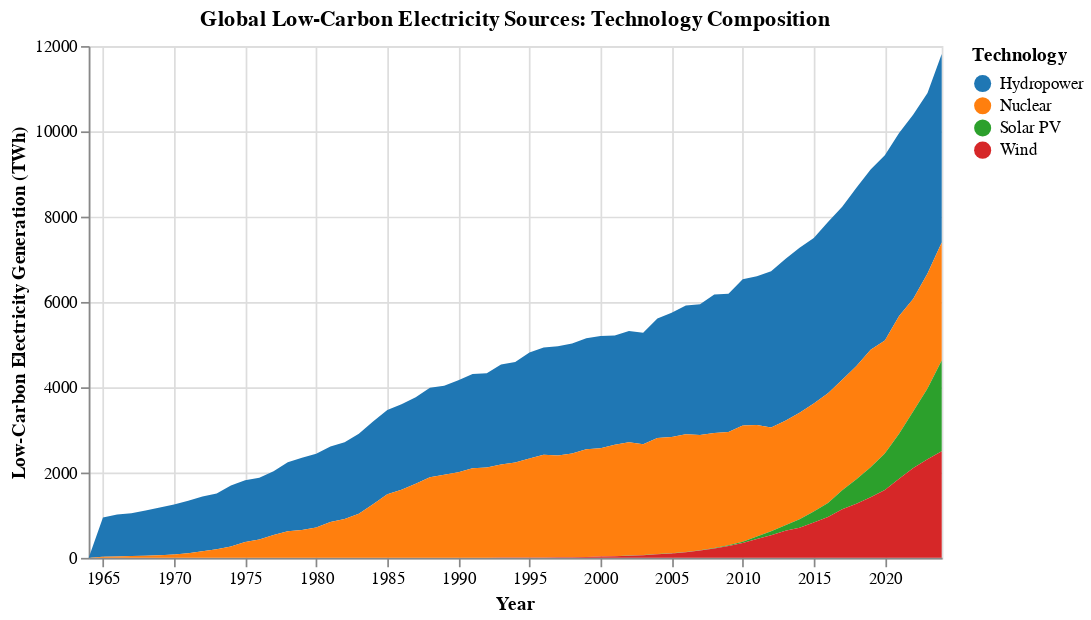

The code cell stored with this chart in its notebook:
### Markdown cell above
<div class="alert alert-info" style="color:black; padding: 15px; border-radius: 8px; background-color:#eaf4ff;">
  <h2>VIZ TASK: Low-Carbon Electricity Composition</h2>

  <p>Create a stacked area chart showing the contribution of each low-carbon technology to global electricity generation.</p>

  <p>Using the <code>world_low_carbon_long</code> dataset, create a visualization with:</p>
  <ul>
    <li>Use <code>mark_area</code> with stacking set to <code>'zero'</code></li>
    <li>Encode <code>year</code> on the <strong>x channel</strong></li>
    <li>Encode <code>generation</code> on the <strong>y channel</strong></li>
    <li>Encode <code>technology</code> on the <strong>color channel</strong></li>
    <li>Include a tooltip that shows <code>Year</code>, <code>Technology</code>, and <code>Generation (TWh)</code></li>
  </ul>

  <p><strong>Styling Specifications:</strong></p>
  <ul>
    <li><strong>Chart Properties:</strong> Width = 500px, Height = 300px, Title = "Global Low-Carbon Electricity Sources: Technology Composition"</li>
    <li><strong>Mark Styling:</strong> Default area mark with opacity set by stacking</li>
    <li><strong>X Channel:</strong> Title = "Year"</li>
    <li><strong>Y Channel:</strong> Title = "Low-Carbon Electricity Generation (TWh)", Format = ".0f"</li>
    <li><strong>Legend:</strong> Title = "Technology"</li>
    <li><strong>Color Scheme:</strong> Custom palette = <code>#1f77b4</code> (blue), <code>#ff7f0e</code> (orange), <code>#2ca02c</code> (green), <code>#d62728</code> (red)</li>
  </ul>

**Color Strategy for Low-Carbon Technologies:**
- **Hydropower**: Blue (#1f77b4) - water association
- **Nuclear**: Orange (#ff7f0e) - energy/power association
- **Solar**: Green (#2ca02c) - natural/renewable association
- **Wind**: Red (#d62728) - dynamic/movement association
</div>

### Code cell
# Stacked area with thoughtful color scheme
low_carbon_stack = alt.Chart(world_low_carbon_long).mark_area().encode(
    alt.X('year:T', title = 'Year'),
    alt.Y('generation:Q', title = "Low-Carbon Electricity Generation (TWh)", axis = alt.Axis(format = '.0f'), stack = 'zero'),
    alt.Color('technology:N', scale = alt.Scale(range = ['#1f77b4', '#ff7f0e', '#2ca02c', '#d62728']), title = 'Technology'),
    tooltip = [
        alt.Tooltip('country:N', title = 'Country'),
        alt.Tooltip('year:T', title = 'Year'),
        alt.Tooltip('generation:Q', title = 'Generation (TWh)', format = '.1f')
    ]
).properties(
    width = 500,
    height = 300,
    title = "Global Low-Carbon Electricity Sources: Technology Composition"
)
    

low_carbon_stack

### Figure 1 — Vega specification as saved in the notebook (floating-point values rounded to 4 significant figures; data arrays with more than 128 entries replaced by an {"elided": "..."} marker saying what was removed)
{"$schema": "https://vega.github.io/schema/vega/v5.json", "data": [{"name": "source_0", "values": {"elided": "244 records"}, "transform": [{"type": "formula", "expr": "toDate(datum['year'])", "as": "year"}]}, {"name": "source_0_color_domain_technology", "values": [{"technology": "Hydropower"}, {"technology": "Nuclear"}, {"technology": "Solar PV"}, {"technology": "Wind"}]}], "marks": [{"type": "group", "name": "pathgroup", "from": {"facet": {"data": "source_0", "name": "faceted_path_main", "groupby": ["technology"]}}, "encode": {"update": {"width": {"field": {"signal": null, "datum": null, "group": "width", "parent": null}}, "height": {"field": {"signal": null, "datum": null, "group": "height", "parent": null}}}}, "marks": [{"type": "area", "name": "marks", "from": {"data": "faceted_path_main"}, "sort": {"field": "x"}, "encode": {"update": {"y2": {"field": "generation_start", "scale": "y"}, "tooltip": {"signal": "{\"Country\": isValid(datum[\"country\"]) ? datum[\"country\"] : \"\"+datum[\"country\"], \"Year\": timeFormat(datum[\"year\"], '%b %d, %Y'), \"Generation (TWh)\": format(datum[\"generation\"], \".1f\")}"}, "x": {"field": "year", "scale": "x"}, "fill": {"field": "technology", "scale": "color"}, "y": {"field": "generation_end", "scale": "y"}, "orient": {"value": "vertical"}, "defined": {"signal": "isValid(datum[\"year\"]) && isFinite(+datum[\"year\"]) && isValid(datum[\"generation\"]) && isFinite(+datum[\"generation\"])"}}}, "style": ["area"]}]}], "scales": [{"name": "x", "type": "time", "domain": {"data": "source_0", "field": "year"}, "range": [0, {"signal": "width"}]}, {"name": "y", "type": "linear", "domain": {"data": "source_0", "fields": ["generation_start", "generation_end"]}, "range": [{"signal": "height"}, 0], "zero": true, "nice": true}, {"name": "color", "type": "ordinal", "domain": {"data": "source_0_color_domain_technology", "field": "technology", "sort": true}, "range": ["#1f77b4", "#ff7f0e", "#2ca02c", "#d62728"]}], "axes": [{"scale": "x", "zindex": 0, "gridScale": "y", "domain": false, "orient": "bottom", "minExtent": 0, "grid": true, "maxExtent": 0, "tickCount": {"signal": "ceil(width/40)"}, "aria": false, "ticks": false, "labels": false}, {"scale": "y", "gridScale": "x", "ticks": false, "orient": "left", "tickCount": {"signal": "ceil(height/40)"}, "labels": false, "aria": false, "maxExtent": 0, "domain": false, "zindex": 0, "grid": true, "minExtent": 0}, {"scale": "x", "labelFlush": true, "labelOverlap": true, "tickCount": {"signal": "ceil(width/40)"}, "orient": "bottom", "title": "Year", "zindex": 0, "grid": false}, {"scale": "y", "orient": "left", "grid": false, "title": "Low-Carbon Electricity Generation (TWh)", "labelOverlap": true, "tickCount": {"signal": "ceil(height/40)"}, "zindex": 0, "format": ".0f"}], "title": {"text": "Global Low-Carbon Electricity Sources: Technology Composition", "frame": "group"}, "style": "cell", "padding": 5, "background": "white", "width": 500, "height": 300, "legends": [{"title": "Technology", "fill": "color", "symbolType": "circle"}]}
